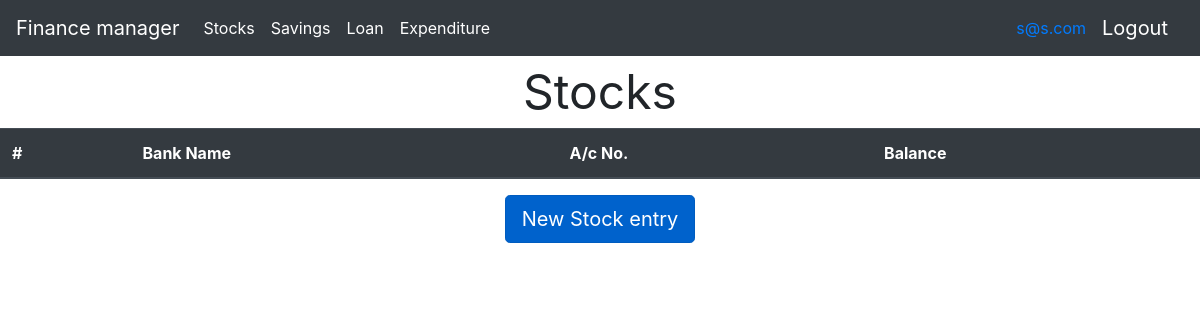
The app's page /stocks (signed in), older data.
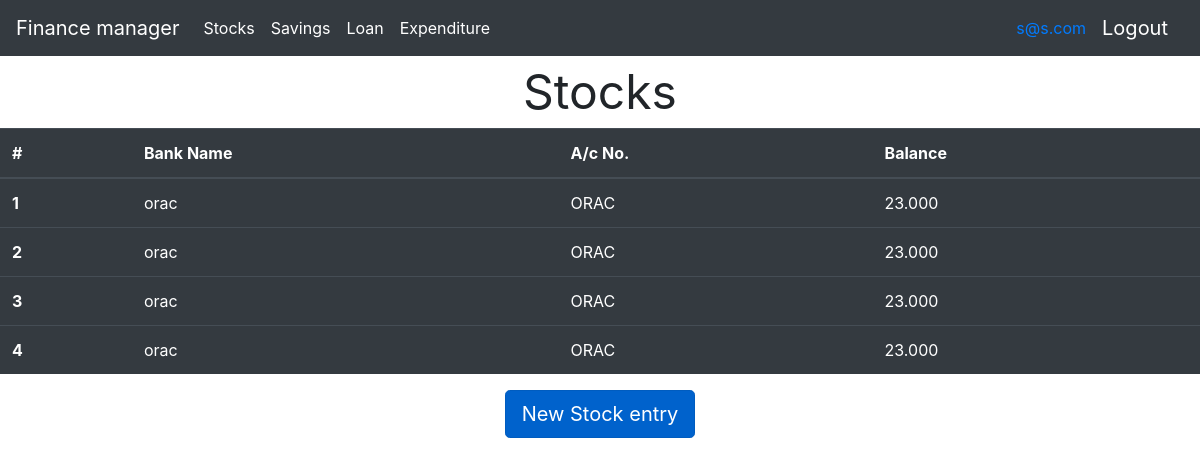
The same page, newer data.
### FMapp/models.py (models this page shows, shortened)
class Stocks(models.Model):
    user = models.ForeignKey(User, on_delete=models.CASCADE, related_name="stocks", null=False)
    Company_Name = models.TextField(max_length=100)
    Company_Symbol = models.TextField(max_length=50)
    Purchase_Date = models.DateField()
    Purchase_Cost = models.DecimalField(max_digits=7, decimal_places=3)
    Quantity = models.IntegerField()

### FMapp/views.py (the view)
# urls.py: path('stocks', views.stocks, name='stocks'),
@login_required(login_url='/login')
def stocks(request):
    return render(request, 'stocks.html')

### templates/stocks.html (shortened to what this page needs)
<!doctype html>
<html lang="en">
<head>
  <link rel="stylesheet" href="https://stackpath.bootstrapcdn.com/bootstrap/4.5.0/css/bootstrap.min.css"
>
</head>
<body>
  <nav class="navbar navbar-expand-lg navbar-dark bg-dark">
    <a class="navbar-brand" href="/">Finance manager</a>
    <div class="collapse navbar-collapse" id="navbarNav">
      <ul class="navbar-nav">
        <li class="nav-item active">
          <a class="nav-link" href="/stocks">Stocks <span class="sr-only">(current)</span></a>
        </li>
        <li class="nav-item active">
          <a class="nav-link" href="/savings">Savings <span class="sr-only">(current)</span></a>
        </li>
        <li class="nav-item active">
          <a class="nav-link" href="/loans">Loan <span class="sr-only">(current)</span></a>
        </li>
        <li class="nav-item active">
          <a class="nav-link" href="/expenditures">Expenditure <span class="sr-only">(current)</span></a>
        </li>
      </ul>
    </div>
    <div class="nav navbar-nav navbar-right">
      <a href="#" class="navbar">{{user.email}}</a>
      <a href="/logout" class="navbar-brand">Logout</a>
    </div>
  </nav>
  <div style="font-size: 3em;"><center>Stocks</center></div>
  <table class="table table-hover table-dark">
    <thead>
      <tr>
        <th scope="col">#</th>
        <th scope="col">Bank Name</th>
        <th scope="col">A/c No.</th>
        <th scope="col">Balance</th>
      </tr>
    </thead>
    <tbody>
      {% for stock in user.stocks.all %}
      <tr>
        <th scope="row">{{forloop.counter}}</th>
        <td>{{stock.Company_Name}}</td>
        <td>{{stock.Company_Symbol}}</td>
        <td>{{stock.Purchase_Cost}}</td>
      </tr>
      {% endfor %}
    </tbody>
  </table>
  <div class="newStockbutton" style="display:flex; justify-content: space-around;">
    <a href="/newstock" class="mx-auto btn btn-primary btn-lg active" role="button" aria-pressed="true">New Stock entry</a>
  </div>
</body>
</html>

Row changes from the older to the newer data that the page shows:
added Stocks: Company_Name "orac", Company_Symbol "ORAC", Purchase_Cost "23.000"
added Stocks: Company_Name "orac", Company_Symbol "ORAC", Purchase_Cost "23.000"
added Stocks: Company_Name "orac", Company_Symbol "ORAC", Purchase_Cost "23.000"
added Stocks: Company_Name "orac", Company_Symbol "ORAC", Purchase_Cost "23.000"
